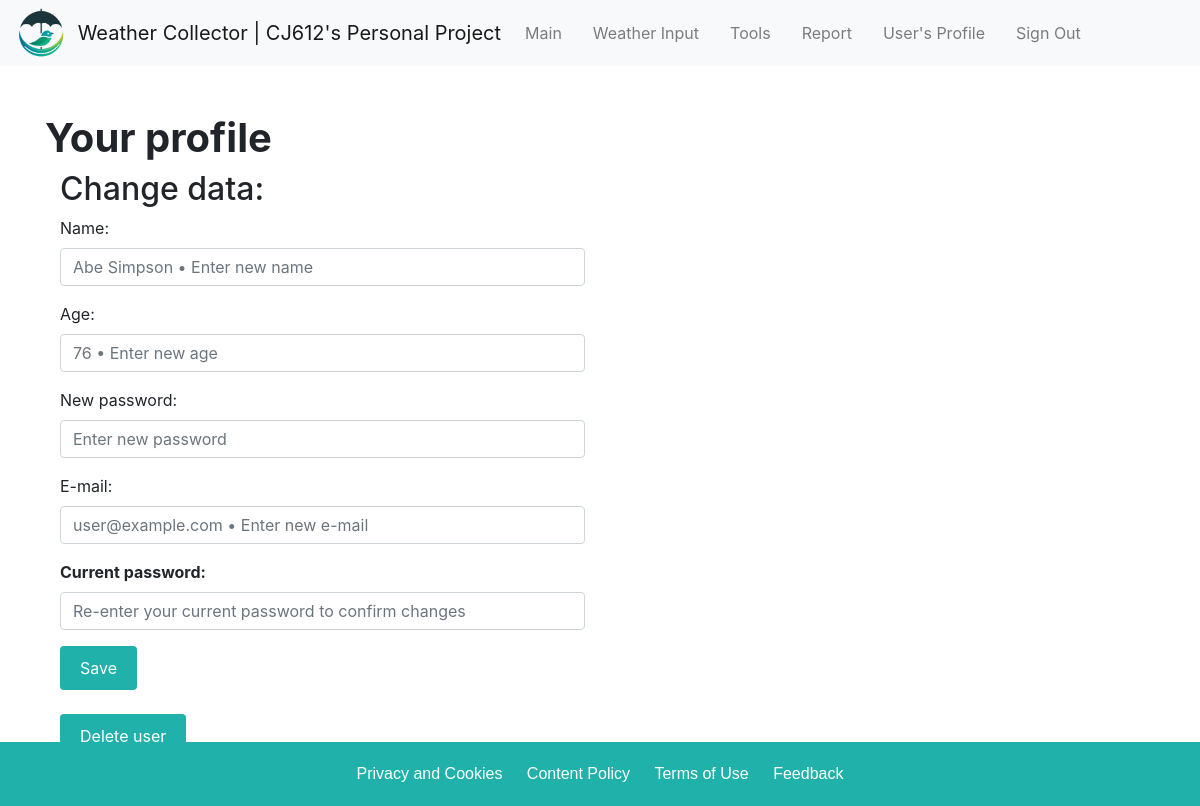
Page /profile (signed in) on the earlier database version.
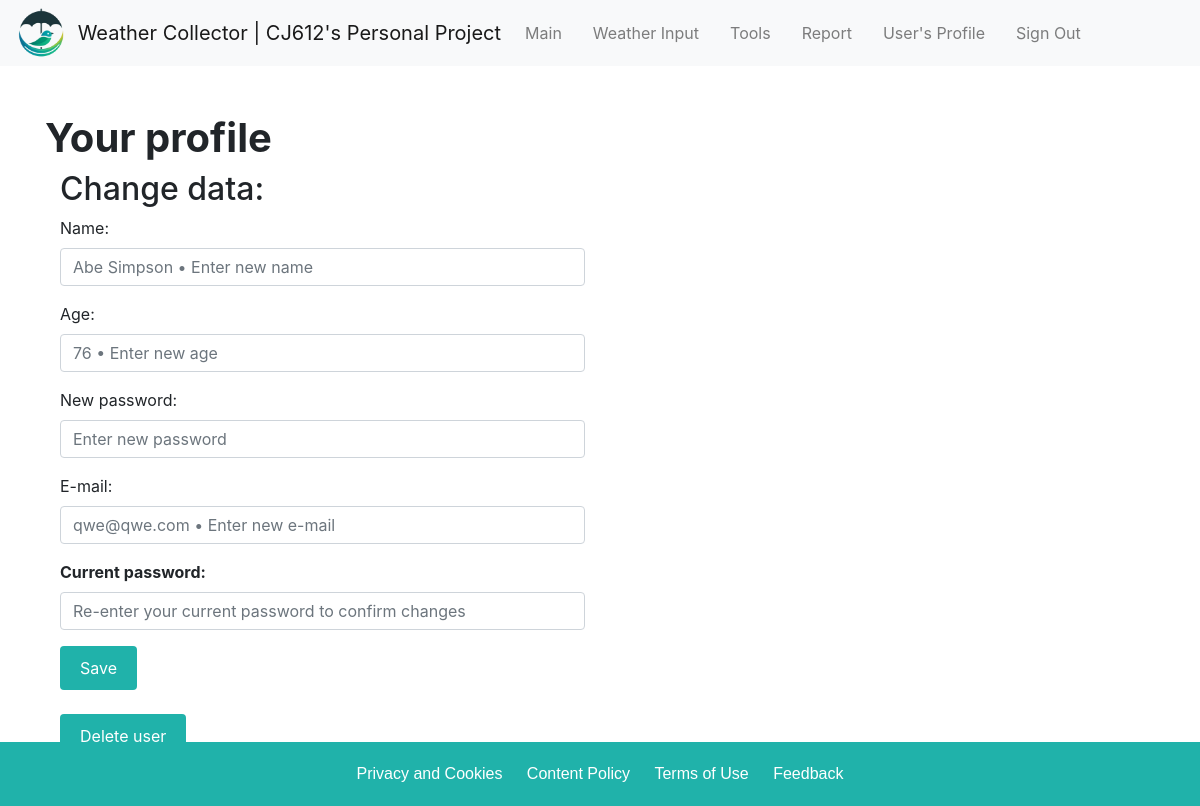
Same page on the later database version.
### database/models.py (models this page shows)
class User(Base):
    __tablename__ = 'user'
    id = Column(Integer, primary_key=True)
    username = Column(String(128), unique=True)
    password = Column(String(16))
    name = Column(String(512))
    age = Column(Integer)
    email = Column(String(256), unique=True)
    measurement_user = relationship("Measurement", back_populates='user_measurement')
    city_user = relationship("City", back_populates='user_city')
    tool_user = relationship("Tool", back_populates='user_tool')

### frontend/router.py (the view)
@router.get("/profile")
async def get_profile(
    request: Request,
    user: User | None = Depends(get_correct_user_frontend),
    session: AsyncSession = Depends(get_session),
):
    if user:
        return templates.TemplateResponse("profile.html", {"request": request, "user": user})
    return RedirectResponse(url="/auth", status_code=status.HTTP_301_MOVED_PERMANENTLY)

### frontend/templates/profile.html (shortened to what this page needs)
{%extends "/base.html" %}
{% block style %}<link rel="stylesheet" href="/css/profile.css">{% endblock %}
{% block content %}
{% include 'elements/nav.html' %}
<div class="container">
    <h1 class="mt-5"><strong>Your profile</strong></h1>
    <div class="col-md-6">
        <h2>Change data:</h2>
        <form action="/user/updateuser" method="post">
            <div class="form-group">
                <label for="name">Name:</label>
                <input type="text" class="form-control" id="name" name="name" placeholder="{{user.name}} • Enter new name">
            </div>
            <div class="form-group">
                <label for="age">Age:</label>
                <input type="text" class="form-control" id="age" name="age" placeholder="{{user.age}} • Enter new age">
            </div>
            <div class="form-group">
                <label for="password">New password:</label>
                <input type="password" class="form-control" id="newpassword" name="newpassword" placeholder="Enter new password">
            </div>
            <div class="form-group">
                <label for="email">E-mail:</label>
                <input type="text" class="form-control" id="email" name="email" placeholder="{{user.email}} • Enter new e-mail">
            </div>
            <div class="form-group">
                <label for="oldpassword"><strong>Current password:</strong></label>
                <input type="password" class="form-control" id="oldpassword" name="oldpassword" placeholder="Re-enter your current password to confirm changes">
            </div>
            <button type="submit" class="btn btn-primary">Save</button>
        </form>
        <form action="/user/deleteuser?name={{user.name}}" method="post">
            <br>
            <button type="submit" class="btn btn-primary">Delete user</button>
        </form>
        <br>
        <br>
    </div>
</div>
{% endblock %}

Differences in the rows shown:
changed User "Abe Simpson • Enter new name": email "user@example.com • Enter new e-mail" → "qwe@qwe.com • Enter new e-mail"
